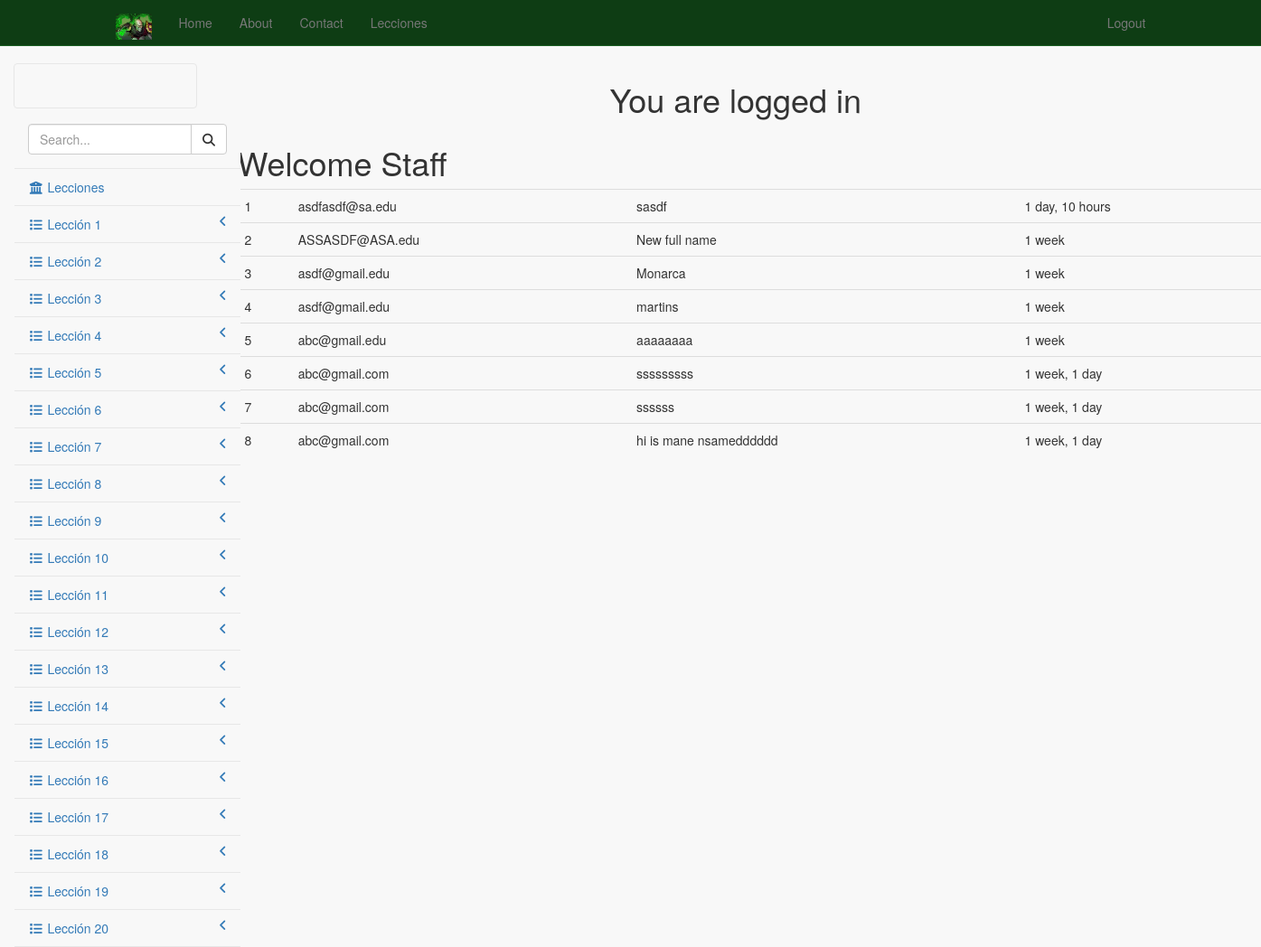
The app's page / (signed in) with its own data.
### newsletter/models.py (models this page shows, shortened)
class SignUp(models.Model):
  email = models.EmailField()
  full_name = models.CharField(max_length=120, blank=True, null=True)
  timestamp = models.DateTimeField(auto_now_add=True, auto_now=False)
  update = models.DateTimeField(auto_now_add=False, auto_now=True)

### newsletter/views.py (the view)
# urls.py: url(r'^$', 'newsletter.views.home', name='home'),
def home(request):
	title = "Sign up now"
	form = SignUpForm(request.POST or None)
	context = {
			"title" : title,
			"form": form,
	}
	if form.is_valid():
		print request.POST
		instance = form.save(commit=False)
		full_name = form.cleaned_data.get("full_name")
		if not full_name:
			full_name = "New full name"
		instance.full_name = full_name
		if not instance.full_name:
			instance.full_name = "Monarca"
		instance.save()
		context = {
			"title": "gracias",
		}
	if request.user.is_authenticated and request.user.is_staff:
		queryset = SignUp.objects.all().order_by("-timestamp")
		context = {
			"queryset": queryset
		}
	return render(request, "home.html", context)

### templates/home.html (shortened to what this page needs)
{% extends "base.html" %}
{% load crispy_forms_tags %}
{% load staticfiles %}
    {% block jumbotron %}
        {% if request.user.is_authenticated %}
            <h1 class="text-align-center"> You are logged in </h1>
        {% endif %}
    {% endblock %}

### templates/base.html (shortened to what this page needs)
{%  load staticfiles %}
<!DOCTYPE html>
<html lang="en">
  <head>
    {% include 'head_css.html' %}
  </head>
  <body>
      {% include 'navbar.html' %}
      <div class="container-fluid">
          <div class="row">
              <div class="col-sm-3 col-lg-2">
                  {% include 'sidebar.html' %}
              </div>
              <div class="col-sm-9 col-lg-10">
                  {% block jumbotron %}
                  {% endblock %}
                  <div class="container">
                      {% if request.user.is_authenticated %}
                          <h1> Welcome Staff </h1>
                              <table class="table">
                              {% for instance in queryset %}
                                  <tr>
                                      <td> {{forloop.counter }}</td>
                                      <td> {{ instance.email }}</td>
                                      <td> {{ instance.full_name }}</td>
                                      <td> {{ instance.timestamp|timesince }}</td>
                                  </tr>
                                  {% endfor %}
                              </table>
                         {% else %}
                       {% block content %}
                       {% endblock %}
                       {% endif %}
                  </div>
                  <div class='container'>
                      <div class='col-sm-6 col-sm-offset-3'>
                      </div>
                </div>
            </div>
        </div>
    </div>
  </body>
</html>

### static_in_pro/our_static/css/navbar-static-top.css (style rules this page uses)
body { min-height: 1000px; }

### static_in_pro/our_static/css/custom.css (style rules this page uses)
.text-align-center { text-align: center; }

### static_in_pro/our_static/css/sb-admin-2.css (style rules this page uses)
body { background-color: #f8f8f8; }

### records on screen
SignUp: email "asdfasdf@sa.edu", full_name "sasdf", timestamp "1 day, 10 hours"
SignUp: email "ASSASDF@ASA.edu", full_name "New full name", timestamp "1 week"
SignUp: email "asdf@gmail.edu", full_name "Monarca", timestamp "1 week"
SignUp: email "asdf@gmail.edu", full_name "martins", timestamp "1 week"
SignUp: email "abc@gmail.edu", full_name "aaaaaaaa", timestamp "1 week"
SignUp: email "abc@gmail.com", full_name "sssssssss", timestamp "1 week, 1 day"
SignUp: email "abc@gmail.com", full_name "ssssss", timestamp "1 week, 1 day"
SignUp: email "abc@gmail.com", full_name "hi is mane nsamedddddd", timestamp "1 week, 1 day"
